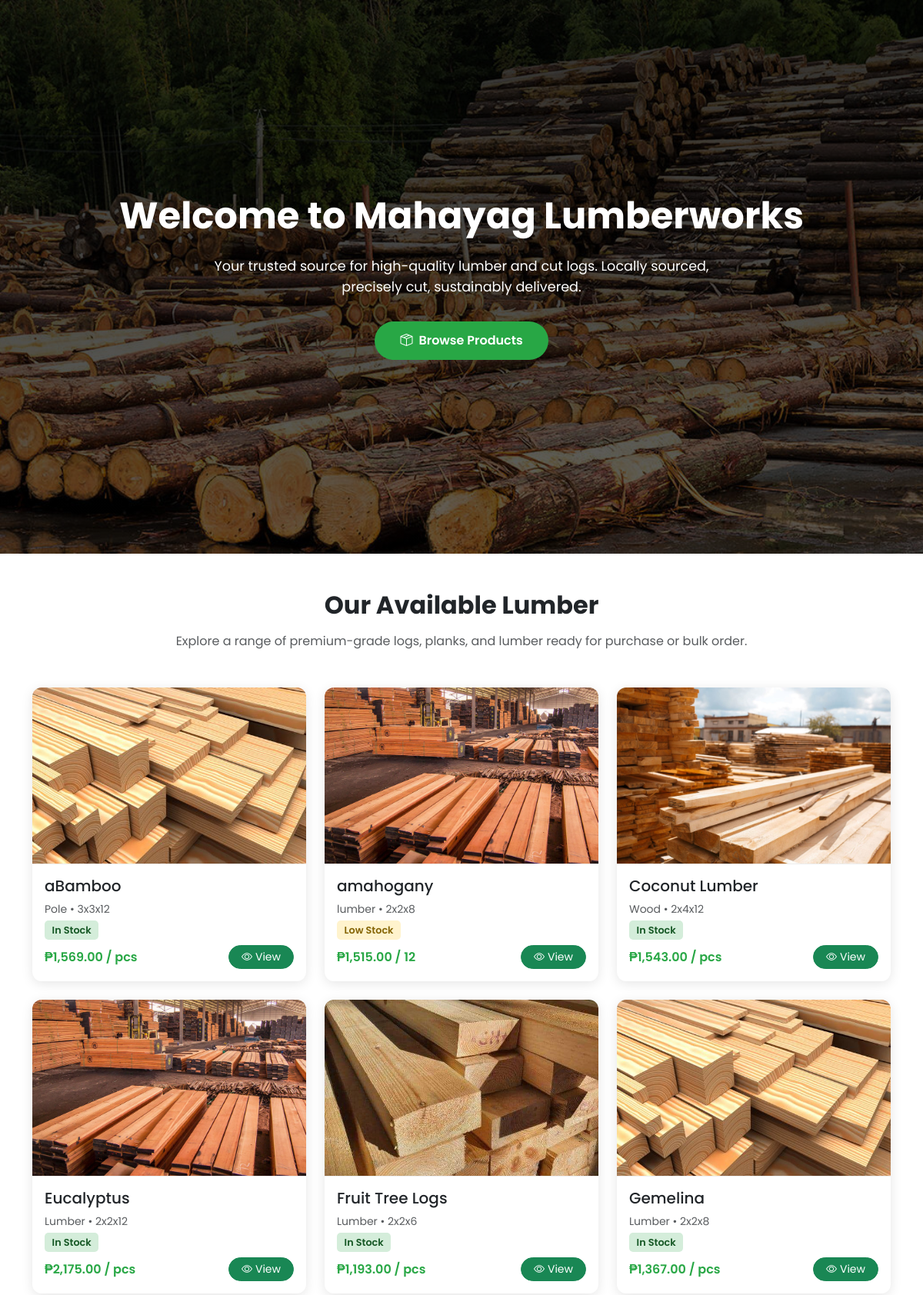
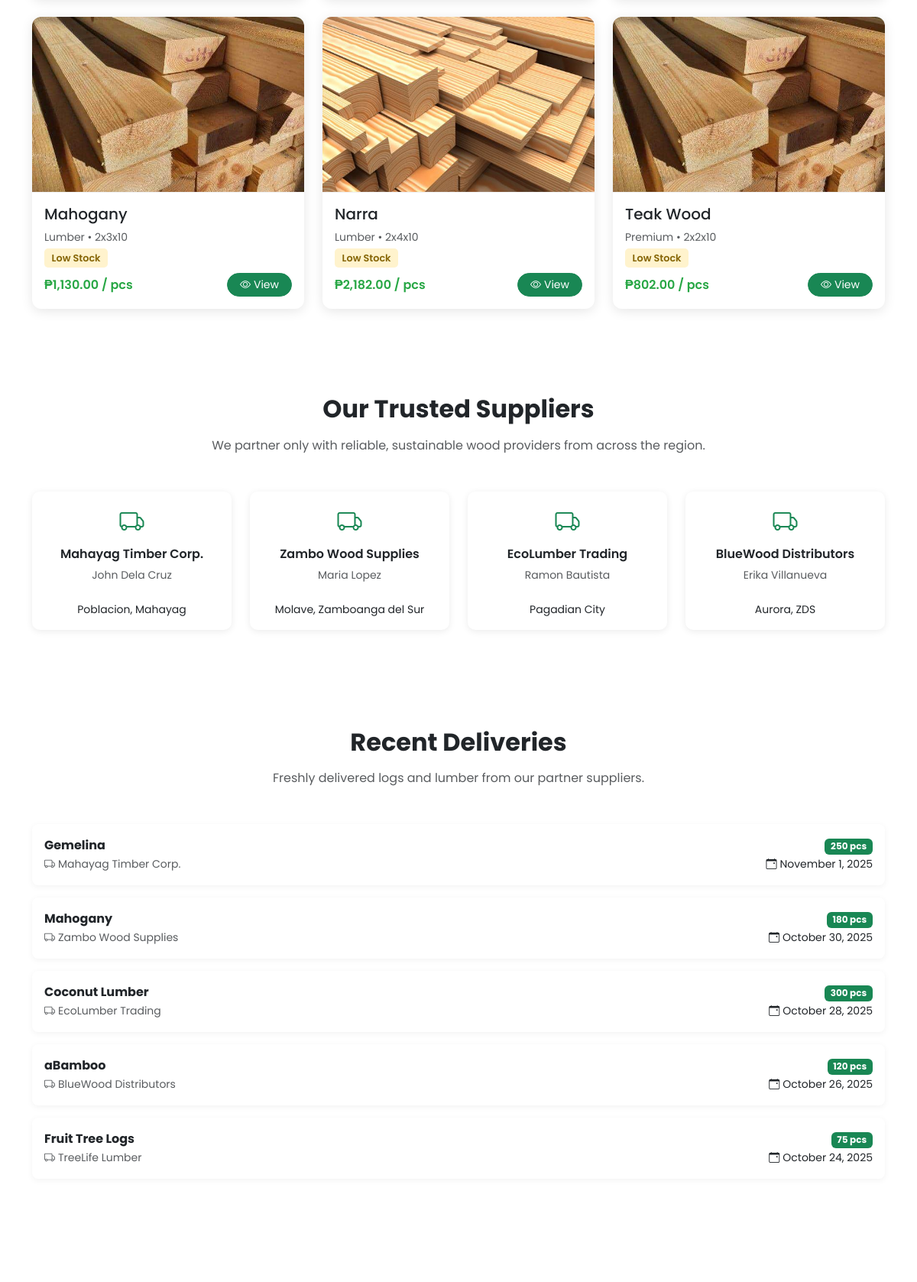
The page / (upper part) on the database its author committed (2 pictures, top to bottom).
### tables this page shows
CREATE TABLE `inventory_items` (
  `inventory_id` int(11) NOT NULL,
  `name` varchar(100) NOT NULL,
  `type` varchar(50) DEFAULT NULL,
  `size` varchar(50) DEFAULT NULL,
  `quantity` int(11) DEFAULT 0,
  `unit` varchar(20) DEFAULT 'pcs',
  `status` enum('In Stock','Low Stock','Out of Stock') DEFAULT 'In Stock',
  `created_at` datetime DEFAULT current_timestamp(),
  `updated_at` datetime DEFAULT current_timestamp() ON UPDATE current_timestamp()
);

CREATE TABLE `suppliers` (
  `supplier_id` int(11) NOT NULL,
  `name` varchar(100) NOT NULL,
  `contact_person` varchar(100) DEFAULT NULL,
  `address` varchar(255) DEFAULT NULL,
  `email_or_phone` varchar(100) DEFAULT NULL,
  `created_at` datetime DEFAULT current_timestamp()
);

CREATE TABLE `deliveries` (
  `delivery_id` int(11) NOT NULL,
  `supplier_id` int(11) DEFAULT NULL,
  `inventory_id` int(11) DEFAULT NULL,
  `quantity` int(11) DEFAULT 0,
  `unit` varchar(20) DEFAULT 'pcs',
  `delivery_date` date DEFAULT NULL,
  `remarks` text DEFAULT NULL,
  `created_at` datetime DEFAULT current_timestamp()
);

### index.php (the view, shortened to what this page needs)
<?php
include_once(__DIR__ . "/admin/config/db_connection.php");
$inventory = $conn->query("
  SELECT inventory_id, name, type, size, quantity, unit, status
  FROM inventory_items
  WHERE quantity > 0
  ORDER BY name ASC
");
$suppliers = $conn->query("
  SELECT name, address, contact_person
  FROM suppliers
  ORDER BY created_at DESC
  LIMIT 4
");
$deliveries = $conn->query("
  SELECT d.quantity, d.unit, d.delivery_date, s.name AS supplier_name, i.name AS item_name
  FROM deliveries d
  JOIN suppliers s ON s.supplier_id = d.supplier_id
  JOIN inventory_items i ON i.inventory_id = d.inventory_id
  ORDER BY d.delivery_date DESC
  LIMIT 5
");
?>
<!DOCTYPE html>
<html lang="en">
<head>
  <link href="https://cdn.jsdelivr.net/npm/bootstrap@5.3.3/dist/css/bootstrap.min.css" rel="stylesheet">
  <link href="https://cdn.jsdelivr.net/npm/bootstrap-icons@1.11.3/font/bootstrap-icons.css" rel="stylesheet">
</head>
<body>
<section class="hero">
  <h1>Welcome to Mahayag Lumberworks</h1>
  <p>Your trusted source for high-quality lumber and cut logs. Locally sourced, precisely cut, sustainably delivered.</p>
  <a href="#products" class="btn mt-3"><i class="bi bi-box-seam me-2"></i>Browse Products</a>
</section>
<section id="products" class="container py-5">
  <div class="text-center mb-5">
    <h2 class="section-title">Our Available Lumber</h2>
    <p class="text-muted">Explore a range of premium-grade logs, planks, and lumber ready for purchase or bulk order.</p>
  </div>
  <div class="row g-4">
    <?php if ($inventory->num_rows > 0): ?>
      <?php while($item = $inventory->fetch_assoc()):
        $randomImage = "image/wood" . rand(1, 5) . ".jpg";
        $statusClass = match($item['status']) {
          'In Stock' => 'status-in-stock',
          'Low Stock' => 'status-low-stock',
          'Out of Stock' => 'status-out-stock',
          default => 'status-in-stock'
        };
      ?>
        <div class="col-md-4 col-sm-6">
          <div class="card product-card">
            <img src="<?= $randomImage ?>" alt="<?= htmlspecialchars($item['name']) ?>">
            <div class="card-body">
              <h5><?= htmlspecialchars($item['name']) ?></h5>
              <p class="text-muted small mb-1"><?= htmlspecialchars($item['type']) ?> • <?= htmlspecialchars($item['size']) ?></p>
              <span class="status-badge <?= $statusClass ?>"><?= htmlspecialchars($item['status']) ?></span>
              <div class="d-flex justify-content-between align-items-center mt-2">
                <span class="price-tag">₱<?= number_format(rand(800, 2500), 2) ?> / <?= $item['unit'] ?? 'pcs' ?></span>
                <button class="btn btn-sm btn-success rounded-pill px-3"
                  data-bs-toggle="modal"
                  data-bs-target="#viewModal"
                  data-name="<?= htmlspecialchars($item['name']) ?>"
                  data-type="<?= htmlspecialchars($item['type']) ?>"
                  data-size="<?= htmlspecialchars($item['size']) ?>"
                  data-qty="<?= htmlspecialchars($item['quantity']) ?>"
                  data-unit="<?= htmlspecialchars($item['unit']) ?>"
                  data-status="<?= htmlspecialchars($item['status']) ?>"
                  data-price="₱<?= number_format(rand(800, 2500), 2) ?>"
                  data-img="<?= $randomImage ?>">
                  <i class="bi bi-eye me-1"></i>View
                </button>
              </div>
            </div>
          </div>
        </div>
      <?php endwhile; ?>
    <?php else: ?>
      <p class="text-center text-muted">No products available at the moment.</p>
    <?php endif; ?>
  </div>
</section>
<section class="suppliers">
  <div class="container">
    <div class="text-center mb-5">
      <h2 class="section-title">Our Trusted Suppliers</h2>
      <p class="text-muted">We partner only with reliable, sustainable wood providers from across the region.</p>
    </div>
    <div class="row g-4">
      <?php while($s = $suppliers->fetch_assoc()): ?>
        <div class="col-md-3 col-sm-6">
          <div class="card supplier-card text-center p-3">
            <i class="bi bi-truck fs-2 text-success mb-2"></i>
            <h6 class="fw-semibold"><?= htmlspecialchars($s['name']) ?></h6>
            <small class="text-muted"><?= htmlspecialchars($s['contact_person']) ?></small><br>
            <small><?= htmlspecialchars($s['address']) ?></small>
          </div>
        </div>
      <?php endwhile; ?>
    </div>
  </div>
</section>
<section class="deliveries">
  <div class="container">
    <div class="text-center mb-5">
      <h2 class="section-title">Recent Deliveries</h2>
      <p class="text-muted">Freshly delivered logs and lumber from our partner suppliers.</p>
    </div>
    <?php if ($deliveries->num_rows > 0): ?>
      <?php while($d = $deliveries->fetch_assoc()): ?>
        <div class="delivery-card">
          <div class="d-flex justify-content-between flex-wrap align-items-center">
            <div>
              <strong><?= htmlspecialchars($d['item_name']) ?></strong><br>
              <small class="text-muted"><i class="bi bi-truck me-1"></i><?= htmlspecialchars($d['supplier_name']) ?></small>
            </div>
            <div class="text-end">
              <span class="badge bg-success"><?= htmlspecialchars($d['quantity'] . ' ' . $d['unit']) ?></span><br>
              <small><i class="bi bi-calendar-event me-1"></i><?= date("F j, Y", strtotime($d['delivery_date'])) ?></small>
            </div>
          </div>
        </div>
      <?php endwhile; ?>
    <?php else: ?>
      <p class="text-muted text-center">No deliveries recorded yet.</p>
    <?php endif; ?>
  </div>
</section>
<section class="about">
</section>
</body>
</html>

### index.php (style rules this page uses)
:root { --primary: #28a745; --dark: #1f1f1f; --light-bg: #f8f9fa; }
body { font-family: 'Poppins', sans-serif; background-color: #fff; overflow-x: hidden; }
.hero { position: relative; background: linear-gradient(rgba(0,0,0,0.8), rgba(0,0,0,0.6)), url('image/bannerwood.jpg') center/cover no-repeat; color: white; min-height: 90vh; display: flex; align-items: center; justify-content: center; text-align: center; flex-direction: column; padding: 1rem; }
.hero h1 { font-weight: 700; font-size: 3rem; }
.hero p { font-size: 1.1rem; max-width: 700px; margin: 1rem auto; }
.hero .btn { background-color: var(--primary); color: #fff; border-radius: 50px; padding: 0.75rem 2rem; transition: all 0.3s ease; font-weight: 600; }
.product-card { border: none; border-radius: 12px; overflow: hidden; box-shadow: 0 3px 15px rgba(0,0,0,0.1); transition: all 0.3s ease; background-color: #fff; }
.product-card img { height: 230px; width: 100%; object-fit: cover; border-bottom: 1px solid #eee; }
.price-tag { color: var(--primary); font-weight: 600; }
.about, .suppliers, .deliveries, .contact { padding: 4rem 1rem; }
.section-title { font-weight: 700; margin-bottom: 1rem; }
.supplier-card { border: none; border-radius: 10px; background: #ffffff; box-shadow: 0 2px 10px rgba(0,0,0,0.08); transition: 0.3s ease; }
.delivery-card { background: white; border-radius: 8px; padding: 1rem; box-shadow: 0 2px 8px rgba(0,0,0,0.05); margin-bottom: 1rem; }
.status-badge { padding: 0.25rem 0.6rem; border-radius: 5px; font-size: 0.8rem; font-weight: 600; }
.status-in-stock { background: #d4edda; color: #155724; }
.status-low-stock { background: #fff3cd; color: #856404; }

### rows shown on the page
inventory_items: name "aBamboo", type "Pole", size "3x3x12", status "In Stock", unit "pcs"
inventory_items: name "amahogany", type "lumber", size "2x2x8", status "Low Stock", unit "12"
inventory_items: shows a picture, name "Coconut Lumber", type "Wood", size "2x4x12", status "In Stock", unit "pcs"
inventory_items: name "Eucalyptus", type "Lumber", size "2x2x12", status "In Stock", unit "pcs"
inventory_items: name "Fruit Tree Logs", type "Lumber", size "2x2x6", status "In Stock", unit "pcs"
inventory_items: name "Gemelina", type "Lumber", size "2x2x8", status "In Stock", unit "pcs"
inventory_items: name "Mahogany", type "Lumber", size "2x3x10", status "Low Stock", unit "pcs"
inventory_items: name "Narra", type "Lumber", size "2x4x10", status "Low Stock", unit "pcs"
inventory_items: name "Teak Wood", type "Premium", size "2x2x10", status "Low Stock", unit "pcs"
suppliers: name "Mahayag Timber Corp.", contact_person "John Dela Cruz", address "Poblacion, Mahayag"
suppliers: name "Zambo Wood Supplies", contact_person "Maria Lopez", address "Molave, Zamboanga del Sur"
suppliers: name "EcoLumber Trading", contact_person "Ramon Bautista", address "Pagadian City"
suppliers: name "BlueWood Distributors", contact_person "Erika Villanueva", address "Aurora, ZDS"
deliveries: inventory.name "Gemelina", supplier.name "Mahayag Timber Corp.", quantity+unit "250 pcs", delivery_date "November 1, 2025"
deliveries: inventory.name "Mahogany", supplier.name "Zambo Wood Supplies", quantity+unit "180 pcs", delivery_date "October 30, 2025"
deliveries: inventory.name "Coconut Lumber", supplier.name "EcoLumber Trading", quantity+unit "300 pcs", delivery_date "October 28, 2025"
deliveries: inventory.name "aBamboo", supplier.name "BlueWood Distributors", quantity+unit "120 pcs", delivery_date "October 26, 2025"
deliveries: inventory.name "Fruit Tree Logs", supplier.name "TreeLife Lumber", quantity+unit "75 pcs", delivery_date "October 24, 2025"
